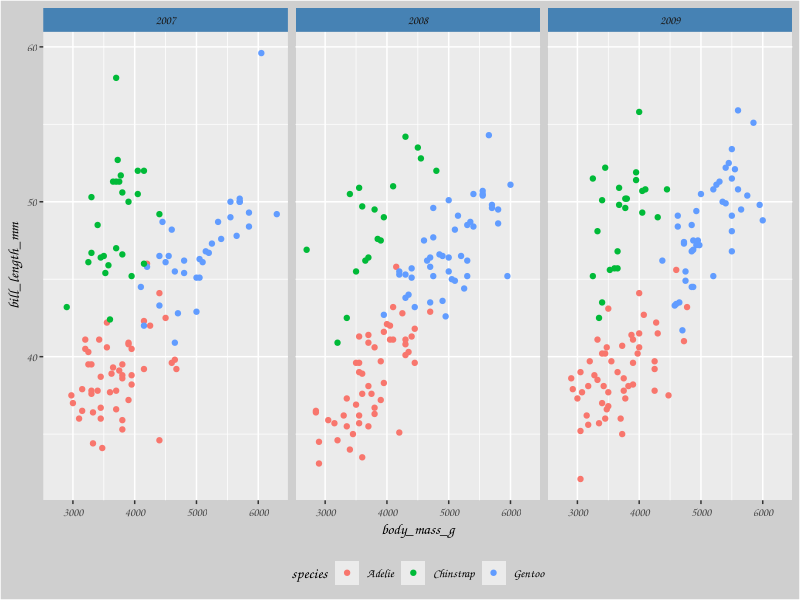
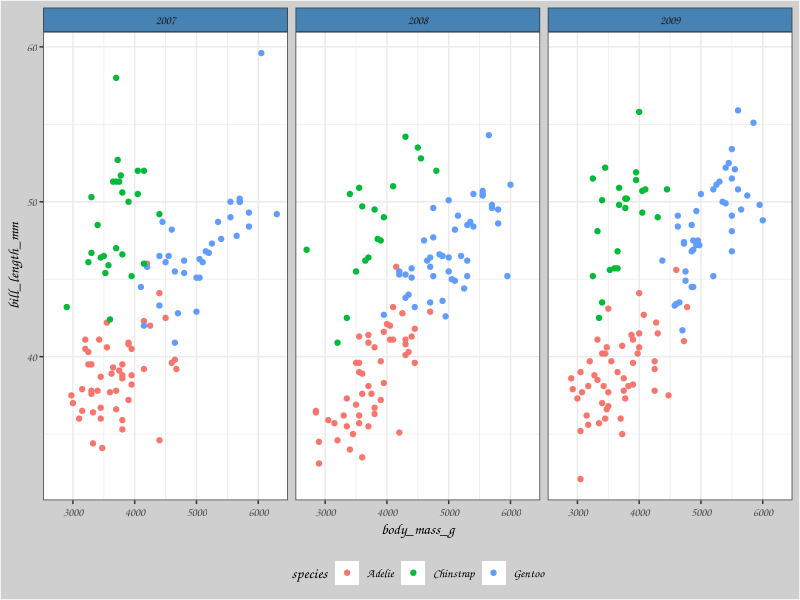
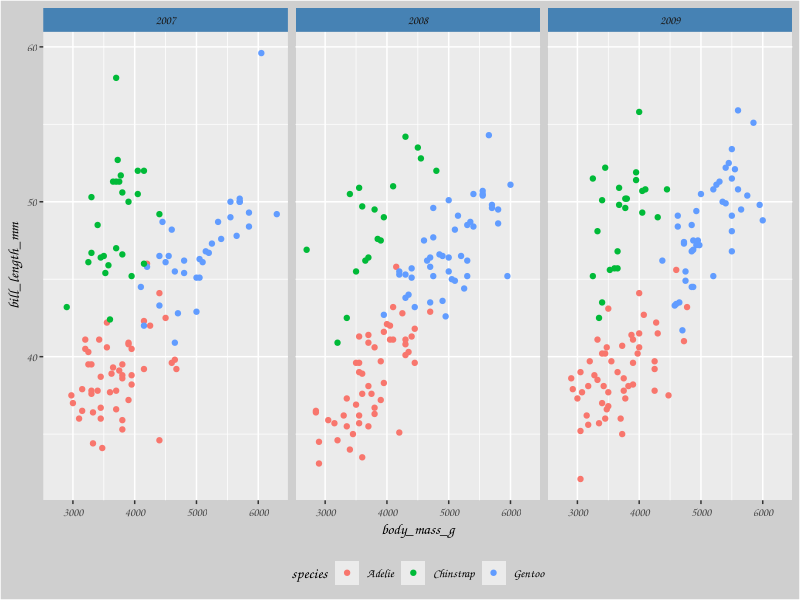
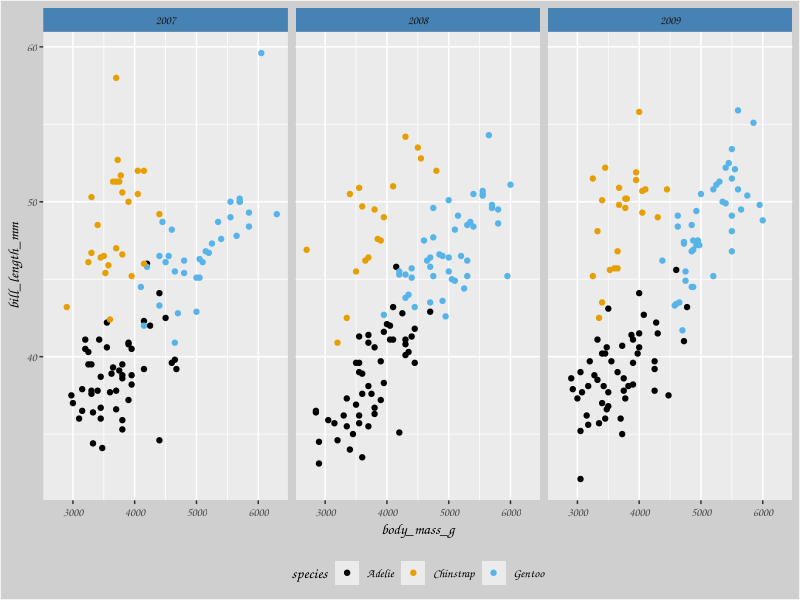
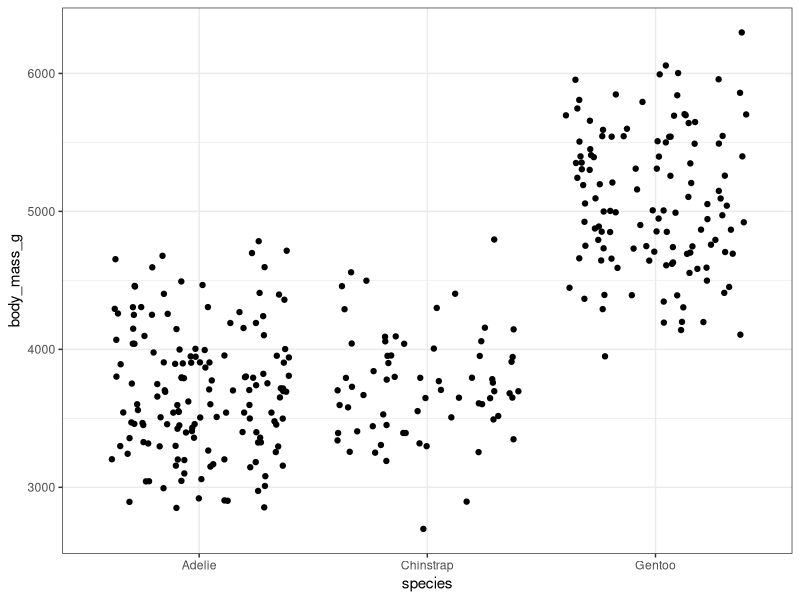
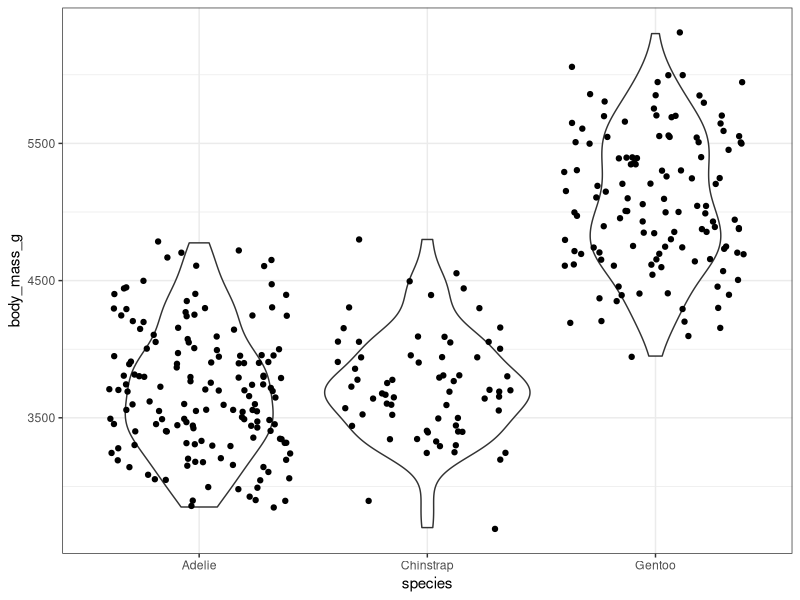
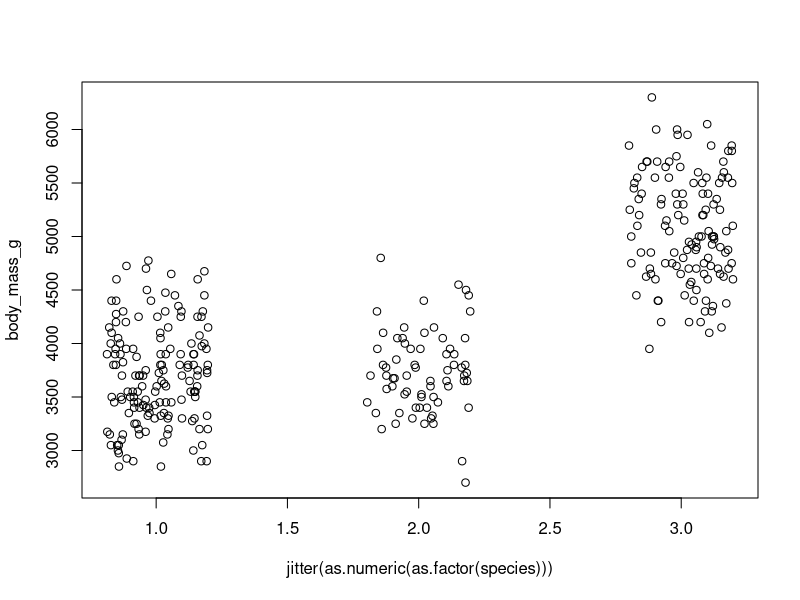

The R source for these figures, in order:
## ---- chunk 1
library(ggplot2)
library(palmerpenguins)

mytheme <- theme(strip.background = element_rect(fill = "steelblue"), 
        text = element_text(family = "Comic Sans MS"), 
        plot.background = element_rect(fill = "grey81"), 
        legend.background = element_rect(fill = NA), 
        legend.position = "bottom"
        ) 

ggplot(penguins, aes(x = body_mass_g, y = bill_length_mm, color = species)) + 
  geom_point() + facet_wrap(~ year) + mytheme

theme_set(theme_bw())
ggplot(penguins, aes(x = body_mass_g, y = bill_length_mm, color = species)) + 
  geom_point() + facet_wrap(~ year) + mytheme
## ---- chunk 2
my_fulltheme <- theme_grey() + mytheme

ggplot(penguins, aes(x = body_mass_g, y = bill_length_mm, color = species)) + 
  geom_point() + facet_wrap(~ year) + my_fulltheme
## ---- chunk 3
my_qual_scale <- function(...) {
  discrete_scale("color", scale_name = "OI", 
                 palette = function(x) {
                   res <- palette.colors(x, "Okabe-Ito")[1:x]
                   names(res) <- NULL
                   res
                 }, ...)
}

ggplot(penguins, aes(x = body_mass_g, y = bill_length_mm, color = species)) + 
  geom_point() + facet_wrap(~ year) + my_fulltheme + my_qual_scale()
## ---- chunk 4
plotbm <- ggplot(penguins, aes(x = species, y = body_mass_g)) + geom_jitter()
plotbm
## ---- chunk 5
library(survival)

sfit <- survfit(Surv(time, status) ~ x, data = aml)
sfit

str(sfit)
## ---- chunk 6
ggplot(penguins, aes(x = species, y = body_mass_g)) + geom_violin() + geom_jitter()
## ---- chunk 7
dens_by_species <- split(penguins$body_mass_g, penguins$species) |> 
  lapply(density, na.rm = TRUE, cut = 0)

plot(body_mass_g ~ jitter(as.numeric(as.factor(species))), 
     data = penguins)

## rotate, scale, and mirror the densities, then add with polygon
